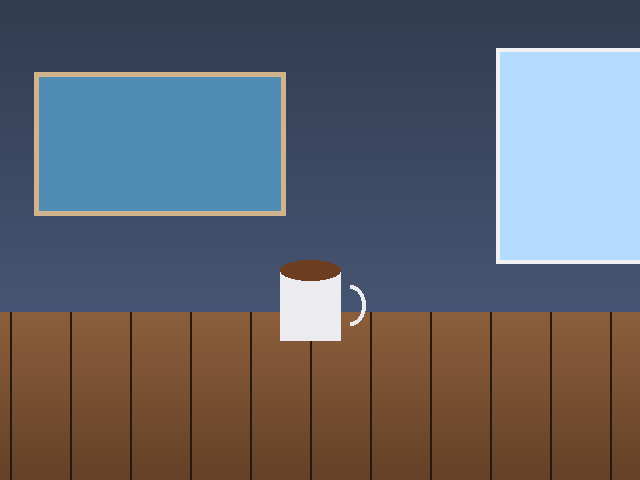
#> input picture data/samples/sample_desk_object.png, 640 x 480 px
$ python -i segmentation.py   (imports and definitions only)
#> lines starting #> are read from the running program, lines starting #| are printed output that depends on the picture; after the words box and inside, x2 and y2 are one past the last pixel; in counts of white or black regions, pixels touching at a corner belong together
### src/config.py
import os
from pathlib import Path

# Paths
PROJECT_ROOT = Path(__file__).resolve().parent.parent
DATA_DIR = PROJECT_ROOT / "data"
SAMPLES_DIR = DATA_DIR / "samples"
OUTPUTS_DIR = DATA_DIR / "outputs"

# Create directories
for d in [DATA_DIR, SAMPLES_DIR, OUTPUTS_DIR]:
    d.mkdir(parents=True, exist_ok=True)

# Segmentation Modes
SEGMENTATION_MODES = [
    "Interactive Bounding Box / Point Eraser",
    "Real-Time Person & Selfie Removal",
    "Dynamic Color-Keyed Invisibility",
    "Motion-Salient Foreground Eraser"
]

# Inpainting Engines
INPAINTING_ENGINES = {
    "neural_fast": "Fast Deep Inpainting (Texture & Context Aware)",
    "navier_stokes": "Navier-Stokes Fluid Dynamics Inpainting",
    "telea_fast": "Fast Marching Telea Edge Diffusion"
}

# Optical Flow Defaults (Farneback Algorithm for Camera Motion Compensation)
OPTICAL_FLOW_CONFIG = {
    "pyr_scale": 0.5,
    "levels": 3,
    "winsize": 15,
    "iterations": 3,
    "poly_n": 5,
    "poly_sigma": 1.2,
    "flags": 0
}

# Real-time Video Stream Defaults
DEFAULT_FRAME_WIDTH = 640
DEFAULT_FRAME_HEIGHT = 480
TARGET_FPS = 30
INPAINT_DILATION_KERNEL_SIZE = 7

### src/segmentation.py
import os
import sys
import logging
from pathlib import Path
from typing import Tuple, List, Optional, Dict, Any
import numpy as np
from PIL import Image

# Ensure project root in sys.path
PROJECT_ROOT = Path(__file__).resolve().parent.parent
if str(PROJECT_ROOT) not in sys.path:
    sys.path.insert(0, str(PROJECT_ROOT))

try:
    import cv2
    HAS_CV2 = True
except ImportError:
    HAS_CV2 = False

try:
    import mediapipe as mp
    HAS_MEDIAPIPE = True
except ImportError:
    HAS_MEDIAPIPE = False

from src.config import INPAINT_DILATION_KERNEL_SIZE

# [1 line not run here, left out]
logger = logging.getLogger(__name__)

class TargetSegmenter:
    """
    Multi-Modal Target Segmentation Engine for Dynamic Camouflage.
    Extracts precise pixel masks for:
    1. Interactive Box & Point Prompts
    2. Deep Learning Human / Person Removal (MediaPipe)
    3. Color-Keyed Dynamic Invisibility
    4. Motion-Salient Foreground Objects
    """

    def __init__(self):
        self.mp_selfie = None
        self._init_mediapipe()
#> (the call stopped at in _init_mediapipe, `self.mp_selfie = mp.solutions.selfie_segmentation.SelfieSegmentation(m..`: mediapipe is not available in this run)

    def _init_mediapipe(self):
        """Initializes MediaPipe deep learning selfie/person segmentation if available."""
        if HAS_MEDIAPIPE:
            try:
                self.mp_selfie = mp.solutions.selfie_segmentation.SelfieSegmentation(model_selection=1)
                logger.info("MediaPipe Selfie Segmentation model initialized.")
            except Exception as e:
                logger.warning(f"MediaPipe initialization notice ({e}). Using robust contour segmenter.")
                self.mp_selfie = None

    def segment_person(self, frame_rgb: np.ndarray, threshold: float = 0.5) -> np.ndarray:
        """
        Extracts a binary mask for all humans / people in the frame using Deep Learning.
        Returns uint8 mask where 255 = person to erase, 0 = background.
        """
#> called with threshold = 0.5
        h, w = frame_rgb.shape[:2]
#> h = 480; w = 640

        if self.mp_selfie is not None:
            try:
                results = self.mp_selfie.process(frame_rgb)
                if results.segmentation_mask is not None:
                    mask = (results.segmentation_mask > threshold).astype(np.uint8) * 255
                    return self.refine_mask(mask)
            except Exception as e:
                logger.warning(f"MediaPipe segmentation fallback: {e}")

        # High-performance foreground contour fallback
        gray = cv2.cvtColor(frame_rgb, cv2.COLOR_RGB2GRAY) if HAS_CV2 else np.mean(frame_rgb, axis=2).astype(np.uint8)
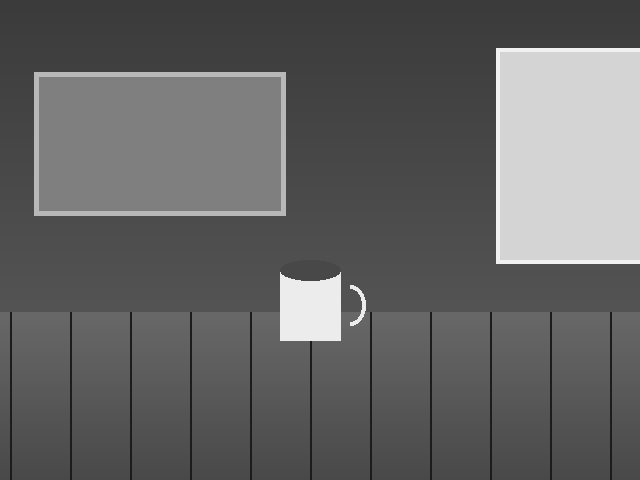
#> gray: shape (480, 640); min 28, max 241, mean 100.1
        # Center-weighted oval prior for human silhouette demo
        mask = np.zeros((h, w), dtype=np.uint8)
        cx, cy = w // 2, h // 2
#> cx = 320; cy = 240

        if HAS_CV2:
            cv2.ellipse(mask, (cx, cy), (w // 4, h // 3), 0, 0, 360, 255, -1)
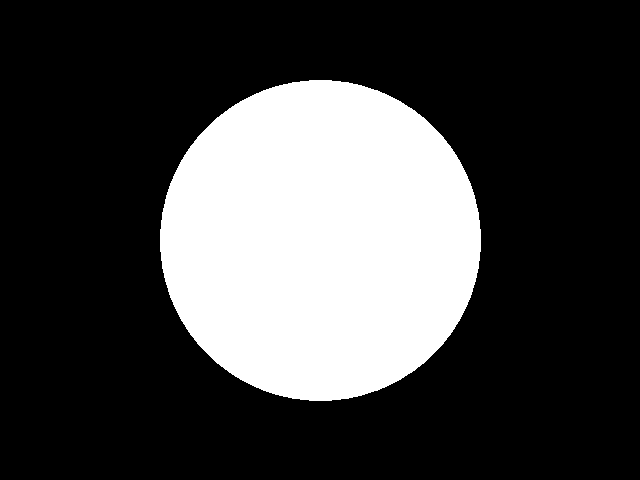
#> mask: shape (480, 640); 26.3% white; 1 white region, box (x1, y1, x2, y2) and area: (160, 80, 481, 401) 80847
        else:
            y, x = np.ogrid[:h, :w]
            dist_sq = ((x - cx) / (w / 4))**2 + ((y - cy) / (h / 3))**2
            mask[dist_sq <= 1.0] = 255

        return self.refine_mask(mask)

    # [66 lines left out: functions segment_bounding_box, segment_color_key, not called in this run]

    def refine_mask(self, mask: np.ndarray, kernel_size: int = INPAINT_DILATION_KERNEL_SIZE) -> np.ndarray:
        """
        Applies morphological opening to eliminate sensor noise and dilation to ensure
        the inpainting boundary fully covers object fringe edges.
        """
        if not HAS_CV2:
            return mask

        kernel = cv2.getStructuringElement(cv2.MORPH_ELLIPSE, (kernel_size, kernel_size))
        # Remove small speckles
        cleaned = cv2.morphologyEx(mask, cv2.MORPH_OPEN, kernel, iterations=1)
        # Expand slightly to cover edge antialiasing
        dilated = cv2.dilate(cleaned, kernel, iterations=2)
        return dilated

# [5 lines not run here, left out]

>>> import cv2
>>> picture = cv2.cvtColor(cv2.imread('../data/samples/sample_desk_object.png'), cv2.COLOR_BGR2RGB)
>>> result = TargetSegmenter().segment_person(picture)
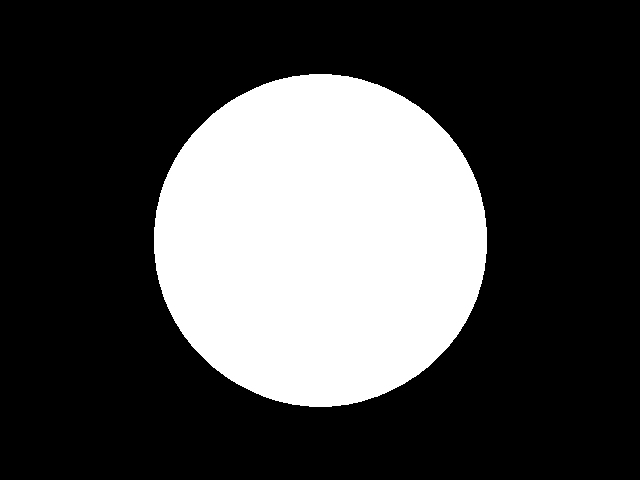
#> result: shape (480, 640); 28.3% white; 1 white region, box (x1, y1, x2, y2) and area: (154, 74, 487, 407) 86915
